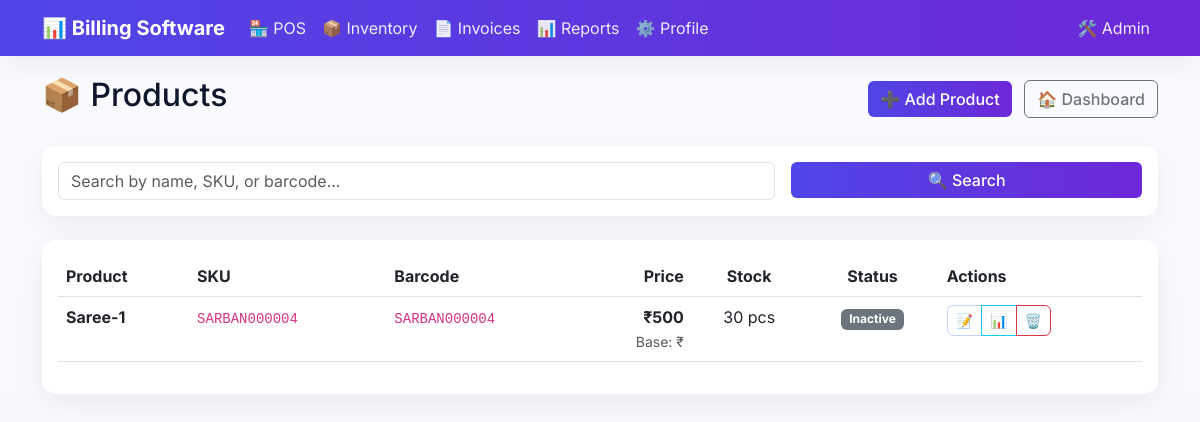
/inventory/products/ (signed in), run on the app's committed database.
### inventory/models.py (models this page shows, shortened)
class Product(models.Model):
    name = models.CharField(max_length=200)
    collection = models.ForeignKey('Collection', on_delete=models.SET_NULL, blank=True, null=True, related_name='products')
    sku = models.CharField(max_length=50, unique=True, blank=True, null=True, help_text="Stock Keeping Unit")
    barcode_value = models.CharField(max_length=100, unique=True, blank=True, null=True)
    price_incl_tax = models.DecimalField(
        max_digits=10,
        decimal_places=0,
        validators=[MinValueValidator(Decimal('1'))],
        help_text="Price including tax"
    )
    tax_rate = models.DecimalField(max_digits=5, decimal_places=2, default=5.00, help_text="Tax rate percentage")
    cost_price = models.DecimalField(
        max_digits=10,
        decimal_places=0,
        validators=[MinValueValidator(Decimal('0'))],
        default=0,
        help_text="Cost price per unit"
    )
    track_stock = models.BooleanField(default=True, help_text="Whether to track stock for this product")
    stock_quantity = models.DecimalField(
        max_digits=10,
        decimal_places=0,
        default=0,
        help_text="Current stock quantity"
    )
    hsn = models.CharField(max_length=20, blank=True, null=True, help_text="HSN/SAC Code")
    unit = models.CharField(max_length=20, default="pcs", help_text="Unit of measurement")
    description = models.TextField(blank=True, null=True)
    created_at = models.DateTimeField(auto_now_add=True)
    updated_at = models.DateTimeField(auto_now=True)
    class Meta:
        ordering = ['name']
        verbose_name = "Product"
        verbose_name_plural = "Products"

### inventory/views.py (the view)
# urls.py: path('products/', views.product_list, name='product_list'),
def product_list(request):
    if not request.session.get('inventory_authenticated'):
        return redirect('inventory:inventory_login')
    products = Product.objects.all().order_by('name')
    search = request.GET.get('search', '').strip()
    if search:
        products = products.filter(
            models.Q(name__icontains=search) |
            models.Q(sku__icontains=search) |
            models.Q(barcode_value__icontains=search)
        )
    paginator = Paginator(products, 25)
    page_number = request.GET.get('page')
    page_obj = paginator.get_page(page_number)
    context = {
        'page_obj': page_obj,
        'search': search,
        'page_title': 'Products'
    }
    return render(request, 'inventory/product_list.html', context)

### templates/inventory/product_list.html (shortened to what this page needs)
{% extends 'base.html' %}
{% block content %}
<div class="d-flex justify-content-between align-items-center mb-4">
    <h2>📦 Products</h2>
    <div>
        <a href="{% url 'inventory:product_add' %}" class="btn btn-primary me-2">➕ Add Product</a>
        <a href="{% url 'inventory:inventory_dashboard' %}" class="btn btn-outline-secondary">🏠 Dashboard</a>
    </div>
</div>
<div class="card mb-4">
    <div class="card-body">
        <form method="get" class="row g-3">
            <div class="col-md-8">
                <input type="text" name="search" class="form-control"
                       placeholder="Search by name, SKU, or barcode..."
                       value="{{ search }}">
            </div>
            <div class="col-md-4">
                <div class="d-grid gap-2 d-md-flex">
                    <button type="submit" class="btn btn-primary flex-fill">🔍 Search</button>
                </div>
            </div>
        </form>
    </div>
</div>
<div class="card">
    <div class="card-body">
        {% if page_obj %}
            <div class="table-responsive">
                <table class="table table-hover">
                    <thead>
                        <tr>
                            <th>Product</th>
                            <th>SKU</th>
                            <th>Barcode</th>
                            <th class="text-end">Price</th>
                            <th class="text-center">Stock</th>
                            <th class="text-center">Status</th>
                            <th>Actions</th>
                        </tr>
                    </thead>
                    <tbody>
                        {% for product in page_obj %}
                        <tr{% if product.track_stock and product.stock_quantity < 5 %} class="table-warning"{% endif %}>
                            <td>
                                <div>
                                    <strong>{{ product.name }}</strong>
                                </div>
                            </td>
                            <td><code>{{ product.sku }}</code></td>
                            <td>
                                {% if product.barcode_value %}
                                    <code>{{ product.barcode_value }}</code>
                                {% else %}
                                    <span class="text-muted">No barcode</span>
                                {% endif %}
                            </td>
                            <td class="text-end">
                                <strong>₹{{ product.price_incl_tax }}</strong>
                                <br><small class="text-muted">Base: ₹{{ product.price_base }}</small>
                            </td>
                            <td class="text-center">
                                {% if product.track_stock %}
                                    <span class="{% if product.stock_quantity < 5 %}text-danger fw-bold{% endif %}">
                                        {{ product.stock_quantity }} {{ product.unit }}
                                    </span>
                                {% else %}
                                    <span class="text-muted">Not tracked</span>
                                {% endif %}
                            </td>
                            <td class="text-center">
                                {% if product.is_active %}
                                    <span class="badge bg-success">Active</span>
                                {% else %}
                                    <span class="badge bg-secondary">Inactive</span>
                                {% endif %}
                            </td>
                            <td>
                                <div class="btn-group btn-group-sm">
                                    <a href="{% url 'inventory:product_edit' product.id %}"
                                       class="btn btn-outline-primary" title="Edit">
                                        📝
                                    </a>
                                    {% if product.barcode_value %}
                                        <a href="{% url 'inventory:generate_barcode' product.id %}"
                                           class="btn btn-outline-info" title="Generate Barcode">
                                            📊
                                        </a>
                                    {% endif %}
                                    <a href="{% url 'inventory:product_delete' product.id %}"
                                       class="btn btn-outline-danger" title="Delete"
                                       onclick="return confirm('Are you sure you want to delete this product?')">
                                        🗑️
                                    </a>
                                </div>
                            </td>
                        </tr>
                        {% endfor %}
                    </tbody>
                </table>
            </div>
        {% endif %}
    </div>
</div>
{% endblock %}

### templates/base.html (style rules this page uses)
:root { --primary-color: #4f46e5; --secondary-color: #64748b; --success-color: #16a34a; --warning-color: #f59e0b; --danger-color: #ef4444; --light-bg: #f6f7fb; --card-bg: #ffffff; --text-color: #0f172a; --muted-color: #64748b; --ring: rgba(79, 70, 229, .25); --shadow: 0 10px 30px rgba(15,23,42,0.06); --shadow-hover: 0 18px 40px rgba(15,23,42,0.10); }
body { font-family: 'Inter', 'Segoe UI', Tahoma, Geneva, Verdana, sans-serif; background: linear-gradient(180deg, #fafbff 0%, #f6f7fb 100%); color: var(--text-color); -webkit-font-smoothing: antialiased; -moz-osx-font-smoothing: grayscale; }
.card { border: none; background: var(--card-bg); box-shadow: var(--shadow); border-radius: 14px; transition: transform .15s ease, box-shadow .15s ease; }
.btn { border-radius: 6px; font-weight: 500; transition: transform .08s ease, box-shadow .15s ease; }
.btn-primary, .bg-primary { background: linear-gradient(90deg, var(--primary-color), #6d28d9) !important; border: none; }
.btn-outline-primary { color: var(--primary-color); border-color: #c7d2fe; }
.table { background: white; }
.badge { font-size: 0.75rem; }

### data on the page
Product: name "Saree-1", sku "SARBAN000004", barcode_value "SARBAN000004", price_incl_tax "500", stock_quantity "30", unit "pcs"
